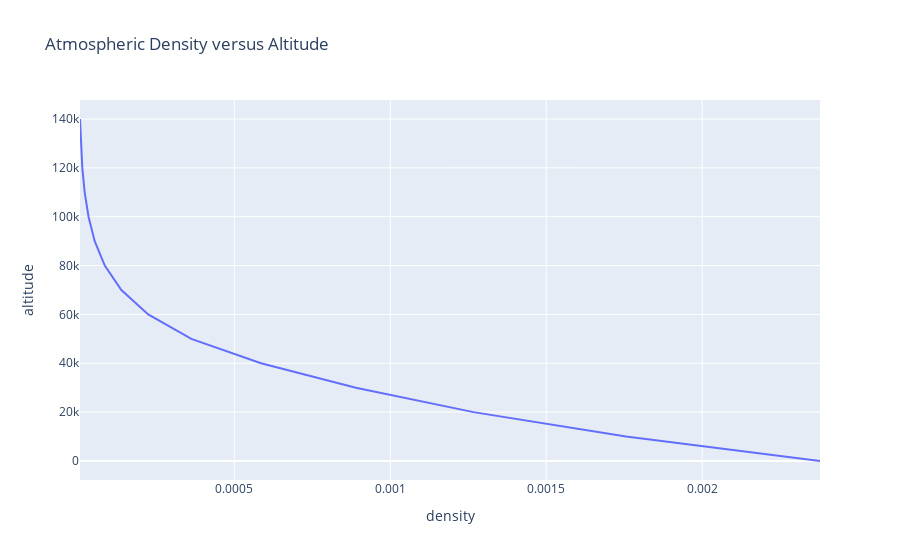

The code cell stored with this chart in its notebook:
### Code cell
import plotly.express as px
import plotly.graph_objects as go
import pandas as pd

def plot_density() -> go.Figure:
    df = pd.DataFrame([
        {"altitude": x, "density": atmos_property(x).density}
        for x in range(0, 150_000, 10_000)]
    )
    fig = px.line(df, x="density", y="altitude", title="Atmospheric Density versus Altitude")

    return fig

plot_density().show()

### Figure 1 — Plotly figure (JSON) as saved in the notebook; plotly's stock layout.template omitted (floating-point values rounded to 4 significant figures)
{"data": [{"hovertemplate": "density=%{x}<br>altitude=%{y}<extra></extra>", "legendgroup": "", "line": {"color": "#636efa", "dash": "solid"}, "marker": {"symbol": "circle"}, "mode": "lines", "name": "", "orientation": "v", "showlegend": false, "type": "scatter", "x": [0.002378, 0.001756, 0.001267, 0.0008896, 0.0005856, 0.0003621, 0.0002239, 0.0001377, 8.449e-05, 5.22e-05, 3.246e-05, 2.01e-05, 1.25e-05, 7.902e-06, 5.073e-06], "xaxis": "x", "y": [0, 10000, 20000, 30000, 40000, 50000, 60000, 70000, 80000, 90000, 100000, 110000, 120000, 130000, 140000], "yaxis": "y"}], "layout": {"legend": {"tracegroupgap": 0}, "title": {"text": "Atmospheric Density versus Altitude"}, "xaxis": {"anchor": "y", "domain": [0, 1], "title": {"text": "density"}}, "yaxis": {"anchor": "x", "domain": [0, 1], "title": {"text": "altitude"}}}}
